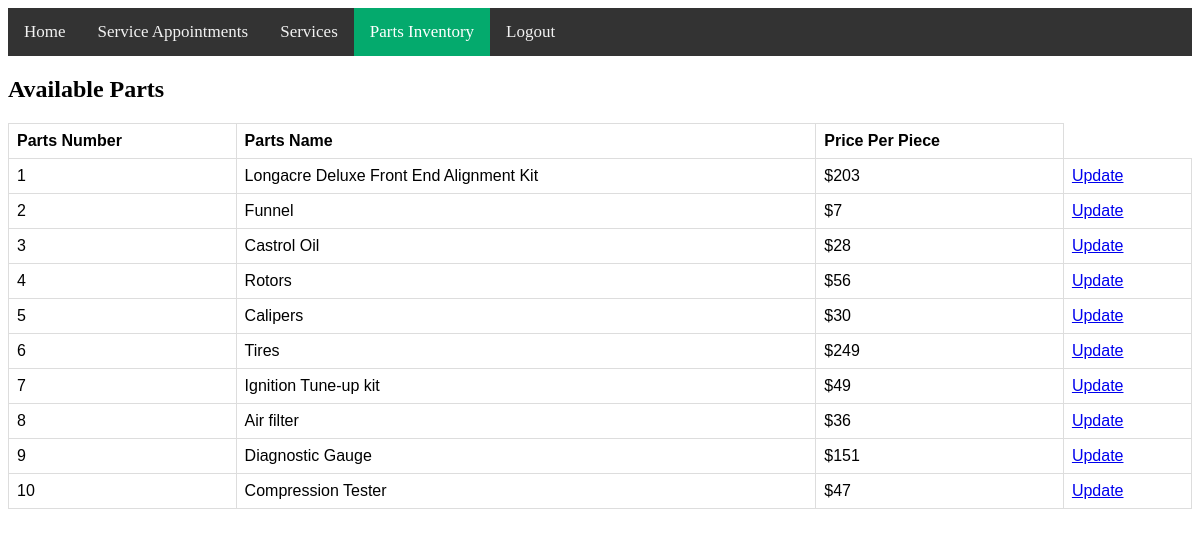
The app's page /partinventory.php (signed in) with its own data.
### tables this page shows
CREATE TABLE `parts_inventory` (
  `Parts_Num` int(11) NOT NULL,
  `Parts_Name` varchar(50) DEFAULT NULL,
  `Price` int(11) DEFAULT NULL,
  `Location_Id` int(5) NOT NULL
);

### functions.php (called while the page is built, shortened)
<?php
function check_adminlogin($con)
{
	if(isset($_SESSION['SSN']))
	{
		$SSN = $_SESSION['SSN'];
		$query = "select * from manager where SSN = '$SSN' limit 1";
		$result = mysqli_query($con,$query);
		if($result && mysqli_num_rows($result) > 0)
		{
			$user_data = mysqli_fetch_assoc($result);
			return $user_data;
		}
	}
	die;
}

### partinventory.php (the view, shortened to what this page needs)
<?php
	include("connection.php");
	include("functions.php");
	$user_data = check_adminlogin($con);
    if ($user_data['User_Name']=='admin1')
    {
    $Location_Id = '10101';
    }
    elseif ($user_data['User_Name']=='admin2')
    {
        $Location_Id = '20202';
    }
    elseif ($user_data['User_Name']=='admin3')
    {
        $Location_Id = '30303';
    }
    elseif ($user_data['User_Name']=='admin4')
    {
        $Location_Id = '40404';
    }
    elseif ($user_data['User_Name']=='admin5')
    {
        $Location_Id = '50505';
    }
    $query = "SELECT * from parts_inventory WHERE Location_Id=$Location_Id";
    $result = mysqli_query($con, $query);
?>
<!DOCTYPE html>
<html>
<head>
</head>
<body>
	<div class="topnav">
	<a href="adminindex.php">Home</a>
	<a href="adminserviceappt.php">Service Appointments</a>
    <a href="serviceupdate.php">Services</a>
	<a class="active" href="partinventory.php">Parts Inventory</a>
	<a href="adminlogout.php">Logout</a>
	</div>
    <h2>Available Parts</h2>
	<?php
	if (mysqli_num_rows($result) > 0){
	?>
		  <table>
		  <tr>
			<td><b>Parts Number</b></td>
			<td><b>Parts Name</b></td>
			<td><b>Price Per Piece</b></td>
		  </tr>
	<?php
		while($row = mysqli_fetch_array($result)) {
	?>
		<tr>
			<td><?php echo $row["Parts_Num"]; ?></td>
			<td><?php echo $row["Parts_Name"]; ?></td>
			<td><?php echo "$", $row["Price"]; ?></td>
			<td><a href="update_parts_price.php?Parts_Num=<?php echo $row["Parts_Num"]; ?>&Location_Id=<?php echo $row["Location_Id"]; ?>">Update</a></td>
		</tr>
	<?php
		}
	?>
		</table>
	<?php
		}
		else{
    		echo "No result found";
		}
	?>
</body>
</html>

### partinventory.php (style rules this page uses)
.topnav { background-color: #333; overflow: hidden; }
.topnav a { float: left; color: #f2f2f2; text-align: center; padding: 14px 16px; text-decoration: none; font-size: 17px; }
.topnav a.active { background-color: #04AA6D; color: white; }
table { font-family: arial, sans-serif; border-collapse: collapse; width: 100%; }
td, th { border: 1px solid #dddddd; text-align: left; padding: 8px; }
tr:nth-child(even) { background-color: white; }

### records on screen
parts_inventory: Parts_Num "1", Parts_Name "Longacre Deluxe Front End Alignment Kit", Price "203"
parts_inventory: Parts_Num "2", Parts_Name "Funnel", Price "7"
parts_inventory: Parts_Num "3", Parts_Name "Castrol Oil", Price "28"
parts_inventory: Parts_Num "4", Parts_Name "Rotors", Price "56"
parts_inventory: Parts_Num "5", Parts_Name "Calipers", Price "30"
parts_inventory: Parts_Num "6", Parts_Name "Tires", Price "249"
parts_inventory: Parts_Num "7", Parts_Name "Ignition Tune-up kit", Price "49"
parts_inventory: Parts_Num "8", Parts_Name "Air filter", Price "36"
parts_inventory: Parts_Num "9", Parts_Name "Diagnostic Gauge", Price "151"
parts_inventory: Parts_Num "10", Parts_Name "Compression Tester", Price "47"
